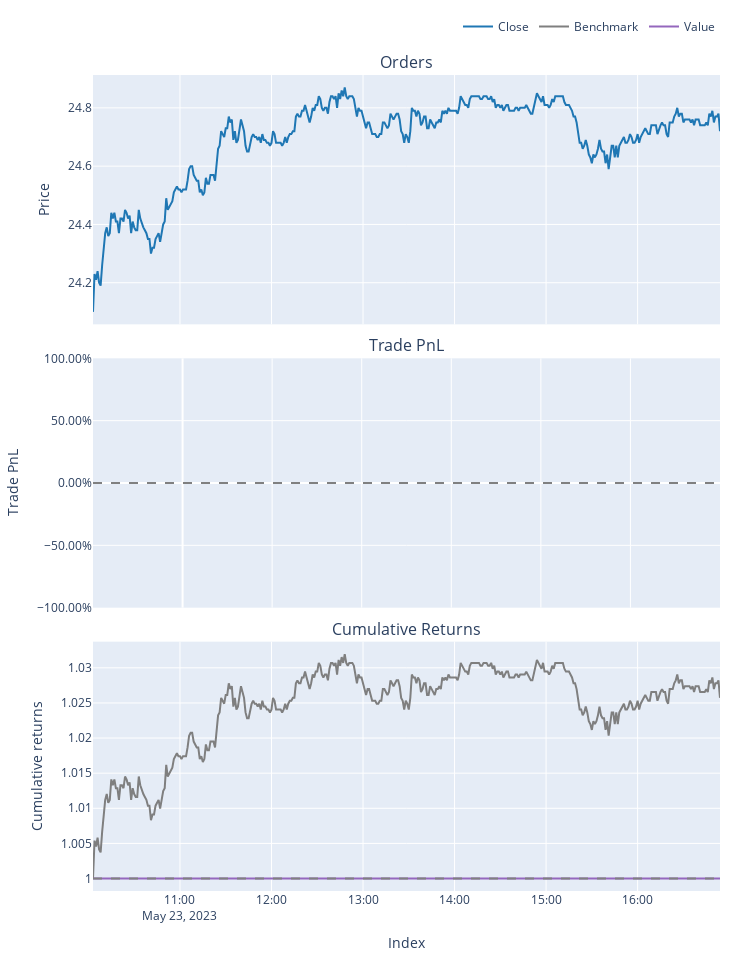

The notebook cell this image was saved under:
### Code cell
pf.plot().show()

### Figure 1 — Plotly figure (JSON) as saved in the notebook; plotly's stock layout.template omitted (floating-point values rounded to 4 significant figures; data arrays with more than 128 entries replaced by an {"elided": "..."} marker saying what was removed)
{"data": [{"line": {"color": "#1f77b4"}, "name": "Close", "showlegend": true, "x": {"elided": "412 str values"}, "type": "scatter", "uid": "c49895b9-77f0-4276-a83e-b6905311b9ee", "xaxis": "x", "yaxis": "y", "y": {"elided": "412 float values"}, "legendgroup": "0"}, {"line": {"color": "#7f7f7f"}, "name": "Benchmark", "showlegend": true, "x": {"elided": "412 str values"}, "type": "scatter", "uid": "91b6be95-3b38-472b-81a1-d2d0a091ed44", "xaxis": "x3", "yaxis": "y3", "y": {"elided": "412 float values"}, "legendgroup": "1"}, {"line": {"color": "#9467bd"}, "name": "Value", "showlegend": true, "x": {"elided": "412 str values"}, "type": "scatter", "uid": "d4c8f36a-56b4-4c95-9cdc-f45de38e64b0", "xaxis": "x3", "yaxis": "y3", "y": {"elided": "412 float values"}, "legendgroup": "2"}, {"hoverinfo": "skip", "line": {"color": "rgba(0, 0, 0, 0)", "width": 0}, "opacity": 0.0, "showlegend": false, "x": {"elided": "412 str values"}, "type": "scatter", "uid": "0fb478d4-d0ef-451c-8eaf-37c543fde912", "xaxis": "x3", "yaxis": "y3", "y": {"elided": "412 int values"}, "legendgroup": "3"}], "layout": {"annotations": [{"font": {"size": 16}, "showarrow": false, "text": "Orders", "x": 0.5, "xanchor": "center", "xref": "paper", "y": 1.0, "yanchor": "bottom", "yref": "paper"}, {"font": {"size": 16}, "showarrow": false, "text": "Trade PnL", "x": 0.5, "xanchor": "center", "xref": "paper", "y": 0.6528, "yanchor": "bottom", "yref": "paper"}, {"font": {"size": 16}, "showarrow": false, "text": "Cumulative Returns", "x": 0.5, "xanchor": "center", "xref": "paper", "y": 0.3056, "yanchor": "bottom", "yref": "paper"}], "xaxis": {"anchor": "y", "domain": [0.0, 1.0], "matches": "x3", "showticklabels": false}, "yaxis": {"anchor": "x", "domain": [0.6944, 1.0], "title": {"text": "Price"}}, "xaxis2": {"anchor": "y2", "domain": [0.0, 1.0], "matches": "x3", "showticklabels": false}, "yaxis2": {"anchor": "x2", "domain": [0.3472, 0.6528], "tickformat": ".2%", "title": {"text": "Trade PnL"}}, "xaxis3": {"anchor": "y3", "domain": [0.0, 1.0], "title": {"text": "Index"}}, "yaxis3": {"anchor": "x3", "domain": [0.0, 0.3056], "title": {"text": "Cumulative returns"}}, "margin": {"t": 30, "b": 30, "l": 30, "r": 30}, "legend": {"orientation": "h", "yanchor": "bottom", "y": 1.042, "xanchor": "right", "x": 1, "traceorder": "normal"}, "width": 750, "height": 960, "showlegend": true, "shapes": [{"line": {"color": "gray", "dash": "dash"}, "type": "line", "x0": 0.0, "x1": 1.0, "xref": "paper", "y0": 0, "y1": 0, "yref": "y2"}, {"line": {"color": "gray", "dash": "dash"}, "type": "line", "x0": 0.0, "x1": 1.0, "xref": "paper", "y0": 1, "y1": 1, "yref": "y3"}]}}
